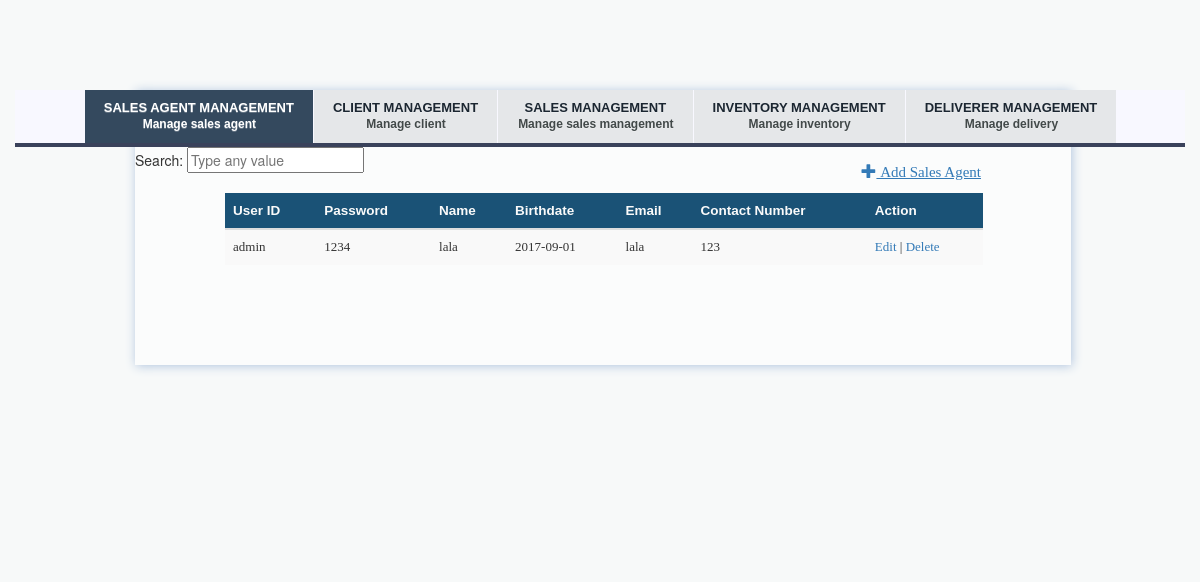
The app's page /index.php/knoxville/viewSalesAgents, older data.
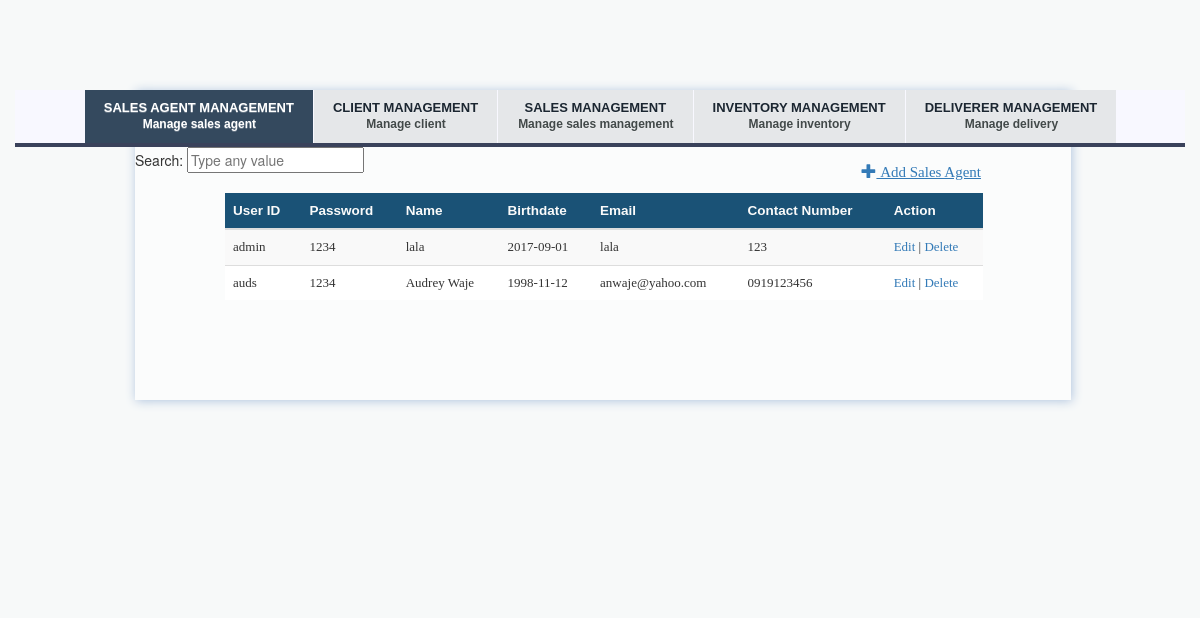
The same page, newer data.
### tables this page shows
CREATE TABLE `sales_agent` (
  `userID` varchar(20) NOT NULL,
  `password` varchar(20) NOT NULL,
  `birthdate` date NOT NULL,
  `email` varchar(30) NOT NULL,
  `contact_no` varchar(11) NOT NULL,
  `fullname` varchar(50) NOT NULL,
  `isAdmin` tinyint(1) NOT NULL
);

### application/controllers/knoxville.php (called while the page is built, shortened)
<?php
class Knoxville extends CI_Controller {
    public function __construct(){
        $this->load->model('client_model','Client');
        $this->load->model('sales_agent_model','SalesAgent');
		$this->load->model('order_model','Order');
		$this->load->model('item_model','Item');
		$this->load->model('transaction_model','Transaction');
		$this->load->model('deliverer_model','Deliverer');
		$this->load->model('shipment_model','Shipment');
		$this->load->model('shipment_status_model','ShipStatus');
    }
    public function viewSalesAgents(){
        $result_array = $this->SalesAgent->read();
        $data['sales_agents'] = $result_array;
		$header_data['title'] = "View Sales Agents";
			$this->load->view('include/header',$header_data);
        $this->load->view('sales_agent_view',$data);
    }
}

### index.php (called while the page is built, shortened)
<?php
require_once BASEPATH.'core/CodeIgniter.php';

### application/models/sales_agent_model.php (called while the page is built, shortened)
<?php
class Sales_agent_model extends CI_Model {
    private $table = 'sales_agent';
    function read($condition=null){
        $this->db->select('*');
        $this->db->from($this->table);
        $query = $this->db->get();
        if($query->num_rows()>0)
            return $query->result_array();
        else
            return false;
    }
}
?>

### application/views/sales_agent_view.php (the view)
<!DOCTYPE html>
<div class="tab-content">
Search: <input type="text" id="myInput" onkeyup="myFunction()" placeholder="Type any value" title="Type ANY value">
    <a href="<?php echo base_url('knoxville/addSalesAgent')?>" class="addLink"><span class="glyphicon glyphicon-plus"></span>&nbsp;Add Sales Agent</a>
        <div class="table-responsive table">
            <table class="table table-striped" id="myTable">
                <thead>
                    <tr id="trHead">
						<th>User ID</th>
						<th>Password</th>
						<th>Name</th>
						<th>Birthdate</th>
						<th>Email</th>
						<th>Contact Number</th>
						<th>Action</th>
					</tr>
				</thead>
			<tbody>
				<?php
					foreach($sales_agents as $c){
						echo "<tr><td>".$c['userID']."</td><td>".$c['password']."</td><td>".$c['fullname']."</td><td>".$c['birthdate']."</td><td>".$c['email']."</td><td>".$c['contact_no'].'</td><td><a href="'.base_url('knoxville/updateSalesAgent/'.$c['userID']).'">Edit</a> | <a href="'.base_url('knoxville/delSalesAgent/'.$c['userID']).'">Delete</a></td></tr>';
					}
				?>
			</tbody>
			</table>
		</div>
	</div>
</div>
</div>
</body>
</html>

### application/views/include/header.php (shortened to what this page needs)
<html>
<head>
	<link href="<?php echo base_url('bootstrap/css/bootstrap.css'); ?>" rel="stylesheet" type="text/css" />
	<link href="<?php echo base_url('bootstrap/css/bootstrap-theme.css'); ?>" rel="stylesheet" type="text/css" />
	<link href="<?php echo base_url('assets/css/MyCSS.css'); ?>" rel="stylesheet" type="text/css" />
</head>
<body>
<div class="container">
    <div class="tabbable">
        <div class="row">
            <ul class="nav nav-tabs">
               <ul class="nav navbar-nav">
					<li><a href="<?php echo base_url('knoxville/viewSalesAgents')?>" class="navigation active">SALES AGENT MANAGEMENT<p class="active">Manage sales agent</p></a></li>
					<li><a href="<?php echo base_url('knoxville/viewClients')?>" class="navigation">CLIENT MANAGEMENT<p>Manage client</p></a></li>
					<li><a href="<?php echo base_url('knoxville/viewOrders')?>" class="navigation">SALES MANAGEMENT<p>Manage sales management</p></a></li>
					<li><a href="<?php echo base_url('knoxville/viewItems')?>" class="navigation">INVENTORY MANAGEMENT<p>Manage inventory</p></a></li>
					<li><a href="<?php echo base_url('knoxville/viewDeliverer')?>" class="navigation">DELIVERER MANAGEMENT<p>Manage delivery</p></a></li>
				</ul>
            </ul>

### assets/css/MyCSS.css (style rules this page uses)
body { background-color: #F7F9F9; }
.tab-content { margin-left: 120px; width: 80%; background-color: #FBFCFC; box-shadow: 1px 1px 10px #B0C4DE; }
.table { margin: 5px 45px 100px; width:90%; }
tr#trHead { font-family: sans-serif; font-weight: bold; font-size: 13.5px; color:#FAFAFA; background-color: #1A5276; }
tbody { font-family: verdana; font-size: 13px; }
.addLink { text-decoration: underline; font-family: verdana; font-size: 15px; margin: 15px 90px 5px; float: right; }
.tabbable { margin: 90px 0px; }
.nav-tabs { float:left; width:100%; background:#F8F8FF; border-bottom:4px solid #3a425b; overflow:hidden; position:relative; }
.nav-tabs ul { clear:left; float:left; list-style:none; margin:0; padding:0; position:relative; left:50%; text-align:center; }
.nav-tabs ul li { display:block; float:left; list-style:none; margin:0; padding:0; position:relative; right:50%; }
.nav-tabs ul li a { font-family: sans-serif; font-weight: bold; font-size: 13px; display:block; margin:0 0 0 1px; padding:10px 19px; background: #E5E7E9; color:#1B2631; text-decoration:none; line-height:1.3em; }
.nav-tabs ul li a p { font-family: sans-serif; font-size: 12px; display:block; margin:0 0 0 1px; background: #E5E7E9; color:#424949; text-decoration:none; line-height:1.3em; }
.nav-tabs ul li a.active, .nav-tabs ul li p.active { background:#34495E; color:#fff; }

Row changes from the older to the newer data that the page shows:
added sales_agent: userID "auds", password "1234", fullname "Audrey Waje", birthdate "1998-11-12", email "anwaje@yahoo.com", contact_no "0919123456"
